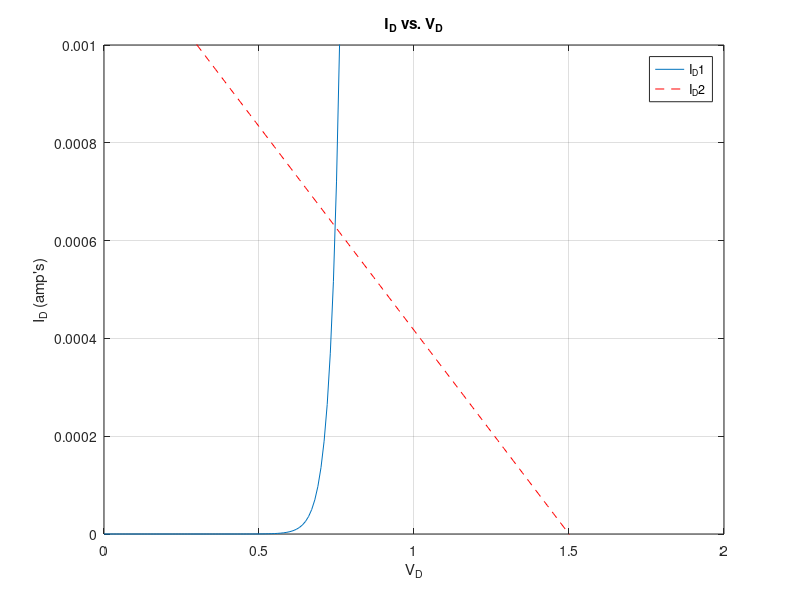

The MATLAB script that drew this image:
V_D=0:0.01:5;
I_O=1E-14;
V_S=1.5;
R=1200;
KTQ=0.03;
I_D1=I_O*(exp(V_D/KTQ)-1);
I_D2=(V_S-V_D)/R;
plot(V_D,I_D1,V_D,I_D2,'--r');
xlabel('V_D');
ylabel('I_D (amp''s)');
title('I_D vs. V_D');
legend('I_D1','I_D2');
axis([0 2 0 0.001]);
grid on;

%intersection is V_D=0.75 and I_D=0.000625
